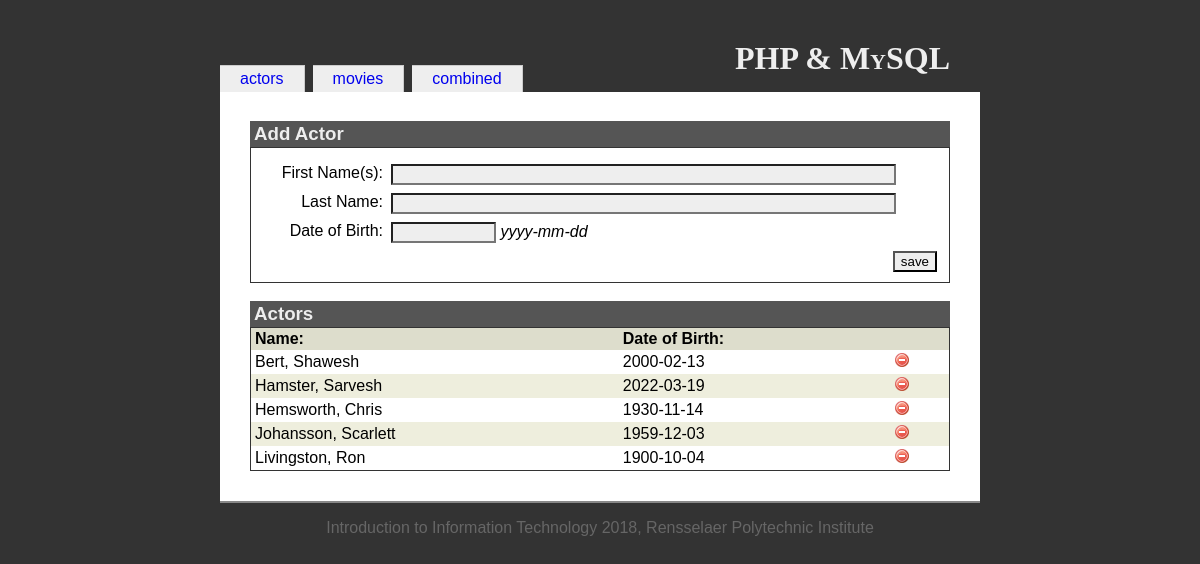
The page /inclassexample/index.php on the database its author committed.
### tables this page shows
CREATE TABLE `actors` (
  `actorid` int(10) UNSIGNED NOT NULL,
  `first_names` varchar(100) NOT NULL,
  `last_name` varchar(100) NOT NULL,
  `dob` date DEFAULT NULL
);

### inclassexample/index.php (the view, shortened to what this page needs)
<?php
include('./includes/init.inc.php');
include('./includes/functions.inc.php');
?>
<?php
include('includes/head.inc.php');
?>
<h1>PHP &amp; MySQL</h1>
<?php include('includes/menubody.inc.php'); ?>
<?php
$dbOk = false;
@$db = new mysqli('localhost', 'root', 'Sarvesh_2003', 'iit');
if ($db->connect_error) {
   echo '<div class="messages">Could not connect to the database. Error: ';
   echo $db->connect_errno . ' - ' . $db->connect_error . '</div>';
} else {
   $dbOk = true;
}
$havePost = isset($_POST["save"]);
$errors = '';
?>
<h3>Add Actor</h3>
<form id="addForm" name="addForm" action="index.php" method="post" onsubmit="return validate(this);">
   <fieldset>
      <div class="formData">
         <label class="field" for="firstNames">First Name(s):</label>
         <div class="value"><input type="text" size="60" value="<?php if ($havePost && $errors != '') {
                                                                     echo $firstNames;
                                                                  } ?>" name="firstNames" id="firstNames" /></div>
         <label class="field" for="lastName">Last Name:</label>
         <div class="value"><input type="text" size="60" value="<?php if ($havePost && $errors != '') {
                                                                     echo $lastName;
                                                                  } ?>" name="lastName" id="lastName" /></div>
         <label class="field" for="dob">Date of Birth:</label>
         <div class="value"><input type="text" size="10" maxlength="10" value="<?php if ($havePost && $errors != '') {
                                                                                    echo $dob;
                                                                                 } ?>" name="dob" id="dob" /> <em>yyyy-mm-dd</em></div>
         <input type="submit" value="save" id="save" name="save" />
      </div>
   </fieldset>
</form>
<h3>Actors</h3>
<table id="actorTable">
   <?php
   if ($dbOk) {
      $query = 'select * from actors order by last_name';
      $result = $db->query($query);
      $numRecords = $result->num_rows;
      echo '<tr><th>Name:</th><th>Date of Birth:</th><th></th></tr>';
      for ($i = 0; $i < $numRecords; $i++) {
         $record = $result->fetch_assoc();
         if ($i % 2 == 0) {
            echo "\n" . '<tr id="actor-' . $record['actorid'] . '"><td>';
         } else {
            echo "\n" . '<tr class="odd" id="actor-' . $record['actorid'] . '"><td>';
         }
         echo htmlspecialchars($record['last_name']) . ', ';
         echo htmlspecialchars($record['first_names']);
         echo '</td><td>';
         echo htmlspecialchars($record['dob']);
         echo '</td><td>';
         echo '<img src="resources/delete.png" class="deleteActor" width="16" height="16" alt="delete actor"/>';
         echo '</td></tr>';
      }
   }
   ?>
</table>
<?php include('includes/foot.inc.php');
?>

### inclassexample/resources/iit.css (style rules this page uses)
body { font-family: Georgia, Arial, Helvetica, sans-serif; color: black; background-color: #333; margin: 0; padding: 0; }
h1 { position: relative; top: 20px; text-align: right; margin: 20px 30px 0 0; font-family: Palatino, Times New Roman, Times, serif; font-variant: small-caps; }
fieldset { clear: both; margin: 0; padding-top: 1em; border: 1px solid #333; }
.field { width: 120px; margin: 0 0.5em 0.5em 0; float: left; clear: left; text-align: right; }
.value { margin: 0 0 0.5em 0; }
input { background-color: #eee; color: black; }
#save { float: right; }
h3 { margin: 1em 0 0 0; background-color: #555; color: #eee; padding: 2px 4px; }
table { margin: 0; }
th { text-align: left; padding-right: 1em; }
td { padding-right: 1em; }
#actorTable { width: 100%; border-spacing: 0; border: 1px solid #333; }
#actorTable th { background-color: #ddc; padding: 2px 4px; }
#actorTable td { padding: 2px 4px; }
#actorTable tr.odd td { background-color: #eed; color: black; }
.deleteActor { cursor: pointer; }

### rows shown on the page
actors: last_name "Bert", first_names "Shawesh", dob "2000-02-13"
actors: last_name "Hamster", first_names "Sarvesh", dob "2022-03-19"
actors: last_name "Hemsworth", first_names "Chris", dob "1930-11-14"
actors: last_name "Johansson", first_names "Scarlett", dob "1959-12-03"
actors: last_name "Livingston", first_names "Ron", dob "1900-10-04"

### other values the page prints
$value "actors"
$value "movies"
$value "combined"
